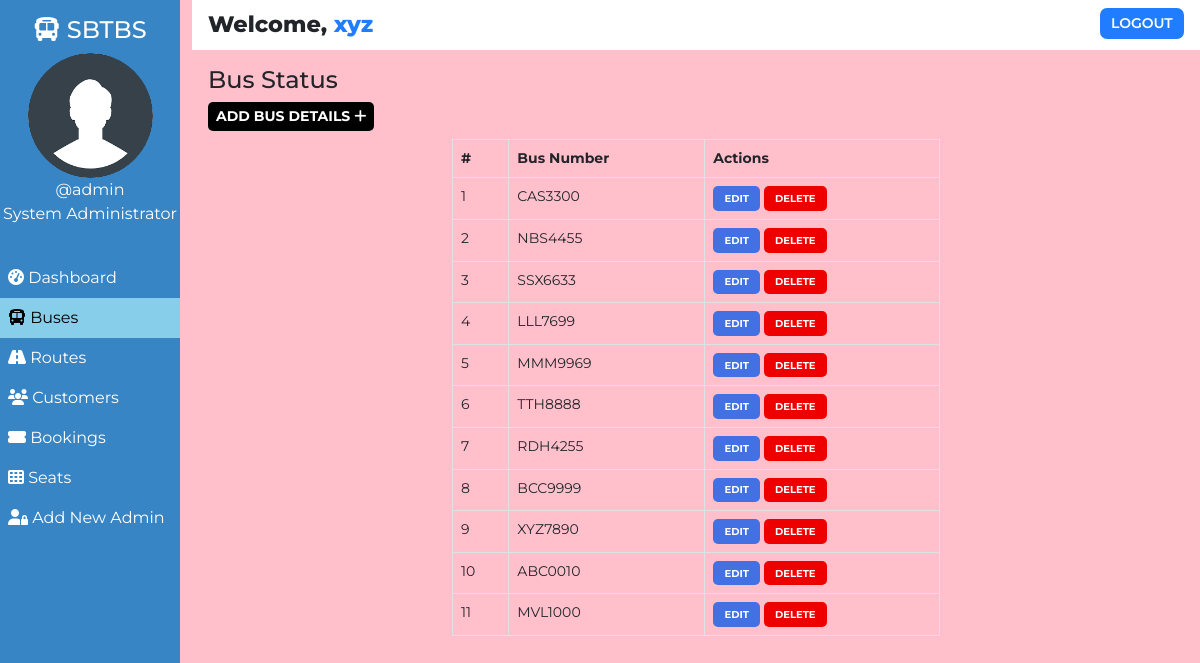
The page /admin/bus.php (signed in) on the database its author committed.
### tables this page shows
CREATE TABLE `users` (
  `user_id` int(11) NOT NULL,
  `user_fullname` varchar(100) NOT NULL,
  `user_name` varchar(30) NOT NULL,
  `user_password` varchar(255) NOT NULL,
  `user_created` datetime NOT NULL DEFAULT CURRENT_TIMESTAMP
);

CREATE TABLE `buses` (
  `id` int(100) NOT NULL,
  `bus_no` varchar(255) NOT NULL,
  `bus_assigned` tinyint(1) NOT NULL DEFAULT '0',
  `bus_created` datetime NOT NULL DEFAULT CURRENT_TIMESTAMP
);

### admin/bus.php (the view, shortened to what this page needs)
<!DOCTYPE html>
<html lang="en">
<head>
    <link href="https://cdn.jsdelivr.net/npm/bootstrap@5.0.1/dist/css/bootstrap.min.css" rel="stylesheet">
    <?php
        $page="bus";
    ?>
</head>
<body>
    <?php require '../assets/partials/_admin-header.php';?>
        <?php
            $resultSql = "SELECT * FROM `buses` ORDER BY bus_created DESC";
            $resultSqlResult = mysqli_query($conn, $resultSql);
            if(!mysqli_num_rows($resultSqlResult)){ ?>
                <div class="container mt-4">
                    <div id="noCustomers" class="alert alert-dark " role="alert">
                        <h1 class="alert-heading">No Buses Found!!</h1>
                        <p class="fw-light">Be the first person to add one!</p>
                        <hr>
                        <div id="addCustomerAlert" class="alert alert-success" role="alert">
                                Click on <button id="add-button" class="button btn-sm"type="button"data-bs-toggle="modal" data-bs-target="#addModal">ADD <i class="fas fa-plus"></i></button> to add a bus!
                        </div>
                    </div>
                </div>
            <?php }
            else { ?>
            <section id="bus">
                <div id="head">
                    <h4>Bus Status</h4>
                </div>
                <div id="bus-results">
                    <div>
                        <button id="add-button" class="button btn-sm" type="button"data-bs-toggle="modal" data-bs-target="#addModal">Add Bus Details <i class="fas fa-plus"></i></button>
                    </div>
                    <table class="table table-hover table-bordered">
                        <thead>
                            <th>#</th>
                            <th>Bus Number</th>
                            <th>Actions</th>
                        </thead>
                        <?php
                            $ser_no = 0;
                            while($row = mysqli_fetch_assoc($resultSqlResult))
                            {
                                $ser_no++;
                                $id = $row["id"];
                                $busno = $row["bus_no"];
                        ?>
                        <tr>
                            <td>
                                <?php
                                    echo $ser_no;
                                ?>
                            </td>
                            <td>
                                <?php
                                    echo $busno;
                                ?>
                            </td>
                            <td>
                            <button class="button edit-button " data-link="<?php echo $_SERVER['REQUEST_URI']; ?>" data-id="<?php
                                                echo $id;?>" data-busno="<?php
                                                echo $busno;?>"
                                                >Edit</button>
                                            <button class="button delete-button" data-bs-toggle="modal" data-bs-target="#deleteModal" data-id="<?php
                                                echo $id;?>">Delete</button>
                            </td>
                        </tr>
                        <?php
                        }
                    ?>
                    </table>
                </div>
            </section>
            <?php } ?>
        </div>
    </main>
</body>
</html>

### assets/partials/_admin-header.php (shortened to what this page needs)
<?php
    $conn = db_connect();
    $user_id = $_SESSION['user_id'];
    $sql = "SELECT * FROM users WHERE user_id = $user_id";
    $result = mysqli_query($conn, $sql);
    if($row = mysqli_fetch_assoc($result))
    {
        $user_fullname = $row["user_fullname"];
        $user_name = $row["user_name"];
    }
?>
    <main id="container">
        <div id="sidebar">
            <h4><i class="fas fa-bus"></i> SBTBS</h4>
            <div>
                <img class="adminDp" src="../assets/img/userav-min.png" height="125px" alt="Admin Profile Pic">
                <p>
                    <?php  echo '@'.$user_name;  ?>
                </p>
                <p>System Administrator</p>
            </div>
            <ul id="options">
                <li class="option <?php if($page=='dashboard'){ echo 'active';}?>">
                    <a href="./dashboard.php">
                    <i class="fas fa-tachometer-alt"></i> Dashboard
                    </a>
                </li>
                <li class="option <?php if($page=='bus'){ echo 'active';}?>">
                    <a href="./bus.php">
                    <i class="fas fa-bus"></i> Buses
                    </a>
                </li>
                <li class="option <?php if($page=='route'){ echo 'active';}?>">
                    <a href="./route.php">
                    <i class="fas fa-road"></i> Routes
                    </a>
                </li>
                <li class="option <?php if($page=='customer'){ echo 'active';}?>">
                    <a href="./customer.php">
                    <i class="fas fa-users"></i> Customers
                    </a>
                </li>
                <li class="option <?php if($page=='booking'){ echo 'active';}?>">
                    <a href="./booking.php">
                    <i class="fas fa-ticket-alt"></i> Bookings
                    </a>
                </li>
                <li class="option <?php if($page=='seat'){ echo 'active';}?>">
                    <a href="./seat.php">
                    <i class="fas fa-th"></i> Seats
                    </a>
                </li>
                <li class="option <?php if($page=='signup'){ echo 'active';}?>">
                    <a href="./signup.php">
                    <i class="fas fa-user-lock"></i> Add New Admin
                    </a>
                </li>
            </ul>
        </div>
        <div id="main-content">
            <section id="welcome">
                <ul>
                    <li class="welcome-item">Welcome,
                        <span id="USER">
                            <?php
                                echo $user_fullname;
                            ?>
                        </span>
                    </li>
                    <li class="welcome-item">
                        <button id="logout" class="btn-sm">
                            <a href="../assets/partials/_logout.php">LOGOUT</a>
                        </button>
                    </li>
                </ul>
            </section>

### assets/styles/admin.php (style rules this page uses)
body { margin: 0; box-sizing: border-box; font-family: 'Montserrat', sans-serif; background-color: pink; }
html { scroll-behavior: smooth; }
*, *::after, *::before { box-sizing: inherit; }
#USER { color: #207DFF; }
.adminDp { border-radius: 50%; }
#welcome { background-color: white; }
#welcome ul { display: flex; justify-content: space-between; list-style-type: none; padding: 0; margin: 0; }
#welcome li { margin: 0 1rem; padding: 0.5rem 0; }
#welcome li:first-child { font-weight: 800; font-size: 1.4rem; }
#logout { padding: 0.3rem 0.7rem; background-color: #207DFF; font-weight: 600; outline: none; border: none; border-radius: 7px; }
#logout a { color: white; text-decoration: none; }
@media only screen and (min-width:1000px) { #sidebar { text-align: center; background-color: #3885c5; color: white; width: 15%; position: fixed; top: 0%; padding-top: 1rem; z-index: 2; height: 100vh; } }
@media only screen and (min-width:1000px) { #sidebar p { margin: 0; } }
@media only screen and (min-width:1000px) { #sidebar ul { margin-top: 2rem; } }
@media only screen and (min-width:1000px) { #options { list-style-type: none; text-align: left; padding-left: 0; } }
@media only screen and (min-width:1000px) { .option a { display: block; padding: 0.5rem; text-decoration: none; color: inherit; } }
@media only screen and (min-width:1000px) { .active { background-color:skyblue; color:black; } }
@media only screen and (min-width:1000px) { #main-content { margin-left: 16%; } }

### assets/styles/admin-options.php (style rules this page uses)
* { font-family: Montserrat; }
#booking #head, #customer #head, #route #head, #seat #head, #bus #head { padding-top: 1rem; }
#booking, #customer, #route, #bus, #seat { padding: 0 1rem; }
#booking-results > div, #customer-results > div, #route-results > div, #bus-results > div { margin-bottom: 0.5rem; }
#booking-results button, #customer-results button, #route button, #bus-results button { border-radius: 5px; }
.button { border: none; font-weight: bold; text-transform: uppercase; }
#add-button { background-color: black; color: white; }
table { font-size: 14px; }
#bus table { width: 50%; margin: 0 auto; }
#bus .edit-button, #bus .delete-button, #route .edit-button, #route .delete-button, #customer .edit-button, #customer .delete-button { padding: 0.3rem 0.7rem; }
table th,td { padding-left: 0.3rem; }
table button { color: white; }
.edit-button { background-color: #4370E2; }
.delete-button { background-color: #EF0000; }
.edit-button, .delete-button { font-size: 10px }

### rows shown on the page
users: user_name "admin", user_fullname "xyz"
buses: bus_no "CAS3300"
buses: bus_no "NBS4455"
buses: bus_no "SSX6633"
buses: bus_no "LLL7699"
buses: bus_no "MMM9969"
buses: bus_no "TTH8888"
buses: bus_no "RDH4255"
buses: bus_no "BCC9999"
buses: bus_no "XYZ7890"
buses: bus_no "ABC0010"
buses: bus_no "MVL1000"
